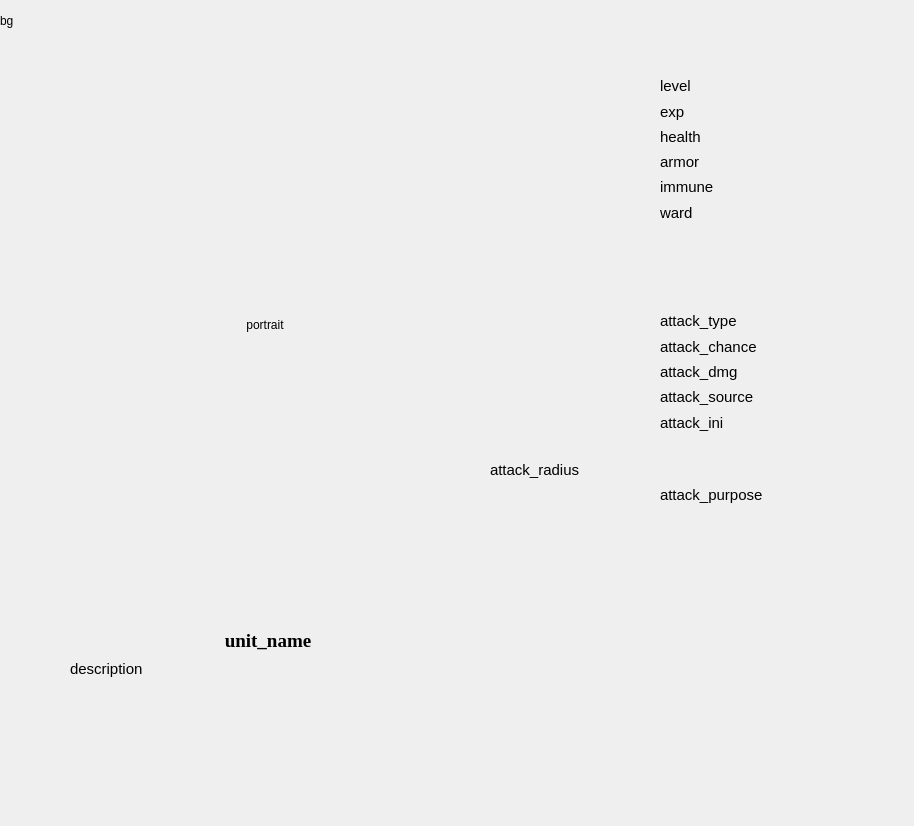
<?xml version="1.0" encoding="UTF-8"?>
<ui version="4.0">
 <class>Dialog</class>
 <widget class="QDialog" name="Dialog">
  <property name="geometry">
   <rect>
    <x>0</x>
    <y>0</y>
    <width>914</width>
    <height>826</height>
   </rect>
  </property>
  <property name="windowTitle">
   <string>Dialog</string>
  </property>
  <widget class="QLabel" name="background">
   <property name="geometry">
    <rect>
     <x>0</x>
     <y>0</y>
     <width>41</width>
     <height>41</height>
    </rect>
   </property>
   <property name="minimumSize">
    <size>
     <width>13</width>
     <height>13</height>
    </size>
   </property>
   <property name="maximumSize">
    <size>
     <width>914</width>
     <height>826</height>
    </size>
   </property>
   <property name="contextMenuPolicy">
    <enum>Qt::DefaultContextMenu</enum>
   </property>
   <property name="autoFillBackground">
    <bool>true</bool>
   </property>
   <property name="frameShape">
    <enum>QFrame::NoFrame</enum>
   </property>
   <property name="frameShadow">
    <enum>QFrame::Plain</enum>
   </property>
   <property name="lineWidth">
    <number>3</number>
   </property>
   <property name="midLineWidth">
    <number>0</number>
   </property>
   <property name="text">
    <string>bg</string>
   </property>
  </widget>
  <widget class="QLabel" name="portrait">
   <property name="geometry">
    <rect>
     <x>40</x>
     <y>30</y>
     <width>450</width>
     <height>590</height>
    </rect>
   </property>
   <property name="text">
    <string>portrait</string>
   </property>
   <property name="textFormat">
    <enum>Qt::PlainText</enum>
   </property>
   <property name="scaledContents">
    <bool>true</bool>
   </property>
   <property name="alignment">
    <set>Qt::AlignCenter</set>
   </property>
  </widget>
  <widget class="QLabel" name="unitName">
   <property name="geometry">
    <rect>
     <x>140</x>
     <y>620</y>
     <width>256</width>
     <height>41</height>
    </rect>
   </property>
   <property name="font">
    <font>
     <family>Times New Roman</family>
     <pointsize>14</pointsize>
     <weight>75</weight>
     <bold>true</bold>
    </font>
   </property>
   <property name="text">
    <string>unit_name</string>
   </property>
   <property name="alignment">
    <set>Qt::AlignCenter</set>
   </property>
  </widget>
  <widget class="QLabel" name="level">
   <property name="geometry">
    <rect>
     <x>660</x>
     <y>76</y>
     <width>71</width>
     <height>20</height>
    </rect>
   </property>
   <property name="font">
    <font>
     <family>Arial</family>
     <pointsize>11</pointsize>
     <weight>50</weight>
     <bold>false</bold>
    </font>
   </property>
   <property name="text">
    <string>level</string>
   </property>
  </widget>
  <widget class="QLabel" name="exp">
   <property name="geometry">
    <rect>
     <x>660</x>
     <y>102</y>
     <width>171</width>
     <height>20</height>
    </rect>
   </property>
   <property name="font">
    <font>
     <family>Arial</family>
     <pointsize>11</pointsize>
     <weight>50</weight>
     <bold>false</bold>
    </font>
   </property>
   <property name="text">
    <string>exp</string>
   </property>
  </widget>
  <widget class="QLabel" name="health">
   <property name="geometry">
    <rect>
     <x>660</x>
     <y>127</y>
     <width>101</width>
     <height>20</height>
    </rect>
   </property>
   <property name="font">
    <font>
     <family>Arial</family>
     <pointsize>11</pointsize>
     <weight>50</weight>
     <bold>false</bold>
    </font>
   </property>
   <property name="text">
    <string>health</string>
   </property>
  </widget>
  <widget class="QLabel" name="armor">
   <property name="geometry">
    <rect>
     <x>660</x>
     <y>152</y>
     <width>71</width>
     <height>20</height>
    </rect>
   </property>
   <property name="font">
    <font>
     <family>Arial</family>
     <pointsize>11</pointsize>
     <weight>50</weight>
     <bold>false</bold>
    </font>
   </property>
   <property name="text">
    <string>armor</string>
   </property>
  </widget>
  <widget class="QLabel" name="immune">
   <property name="geometry">
    <rect>
     <x>660</x>
     <y>177</y>
     <width>221</width>
     <height>20</height>
    </rect>
   </property>
   <property name="font">
    <font>
     <family>Arial</family>
     <pointsize>11</pointsize>
     <weight>50</weight>
     <bold>false</bold>
    </font>
   </property>
   <property name="text">
    <string>immune</string>
   </property>
  </widget>
  <widget class="QLabel" name="ward">
   <property name="geometry">
    <rect>
     <x>660</x>
     <y>203</y>
     <width>221</width>
     <height>20</height>
    </rect>
   </property>
   <property name="font">
    <font>
     <family>Arial</family>
     <pointsize>11</pointsize>
     <weight>50</weight>
     <bold>false</bold>
    </font>
   </property>
   <property name="text">
    <string>ward</string>
   </property>
  </widget>
  <widget class="QLabel" name="attackDmg">
   <property name="geometry">
    <rect>
     <x>660</x>
     <y>362</y>
     <width>121</width>
     <height>20</height>
    </rect>
   </property>
   <property name="font">
    <font>
     <family>Arial</family>
     <pointsize>11</pointsize>
     <weight>50</weight>
     <bold>false</bold>
    </font>
   </property>
   <property name="text">
    <string>attack_dmg</string>
   </property>
  </widget>
  <widget class="QLabel" name="attackSource">
   <property name="geometry">
    <rect>
     <x>660</x>
     <y>387</y>
     <width>221</width>
     <height>20</height>
    </rect>
   </property>
   <property name="font">
    <font>
     <family>Arial</family>
     <pointsize>11</pointsize>
     <weight>50</weight>
     <bold>false</bold>
    </font>
   </property>
   <property name="text">
    <string>attack_source</string>
   </property>
  </widget>
  <widget class="QLabel" name="attackType">
   <property name="geometry">
    <rect>
     <x>660</x>
     <y>311</y>
     <width>221</width>
     <height>20</height>
    </rect>
   </property>
   <property name="font">
    <font>
     <family>Arial</family>
     <pointsize>11</pointsize>
     <weight>50</weight>
     <bold>false</bold>
    </font>
   </property>
   <property name="text">
    <string>attack_type</string>
   </property>
  </widget>
  <widget class="QLabel" name="attackRadius">
   <property name="geometry">
    <rect>
     <x>490</x>
     <y>460</y>
     <width>260</width>
     <height>20</height>
    </rect>
   </property>
   <property name="font">
    <font>
     <family>Arial</family>
     <pointsize>11</pointsize>
     <weight>50</weight>
     <bold>false</bold>
    </font>
   </property>
   <property name="text">
    <string>attack_radius</string>
   </property>
  </widget>
  <widget class="QLabel" name="attackIni">
   <property name="geometry">
    <rect>
     <x>660</x>
     <y>413</y>
     <width>91</width>
     <height>20</height>
    </rect>
   </property>
   <property name="font">
    <font>
     <family>Arial</family>
     <pointsize>11</pointsize>
     <weight>50</weight>
     <bold>false</bold>
    </font>
   </property>
   <property name="text">
    <string>attack_ini</string>
   </property>
  </widget>
  <widget class="QLabel" name="attackChance">
   <property name="geometry">
    <rect>
     <x>660</x>
     <y>337</y>
     <width>121</width>
     <height>20</height>
    </rect>
   </property>
   <property name="font">
    <font>
     <family>Arial</family>
     <pointsize>11</pointsize>
     <weight>50</weight>
     <bold>false</bold>
    </font>
   </property>
   <property name="text">
    <string>attack_chance</string>
   </property>
  </widget>
  <widget class="QLabel" name="attackPurpose">
   <property name="geometry">
    <rect>
     <x>660</x>
     <y>485</y>
     <width>131</width>
     <height>20</height>
    </rect>
   </property>
   <property name="font">
    <font>
     <family>Arial</family>
     <pointsize>11</pointsize>
     <weight>50</weight>
     <bold>false</bold>
    </font>
   </property>
   <property name="text">
    <string>attack_purpose</string>
   </property>
  </widget>
  <widget class="QLabel" name="description">
   <property name="geometry">
    <rect>
     <x>70</x>
     <y>660</y>
     <width>411</width>
     <height>111</height>
    </rect>
   </property>
   <property name="font">
    <font>
     <family>Arial</family>
     <pointsize>11</pointsize>
     <weight>50</weight>
     <bold>false</bold>
    </font>
   </property>
   <property name="text">
    <string>description</string>
   </property>
   <property name="alignment">
    <set>Qt::AlignLeading|Qt::AlignLeft|Qt::AlignTop</set>
   </property>
   <property name="wordWrap">
    <bool>true</bool>
   </property>
  </widget>
 </widget>
 <resources/>
 <connections/>
</ui>
